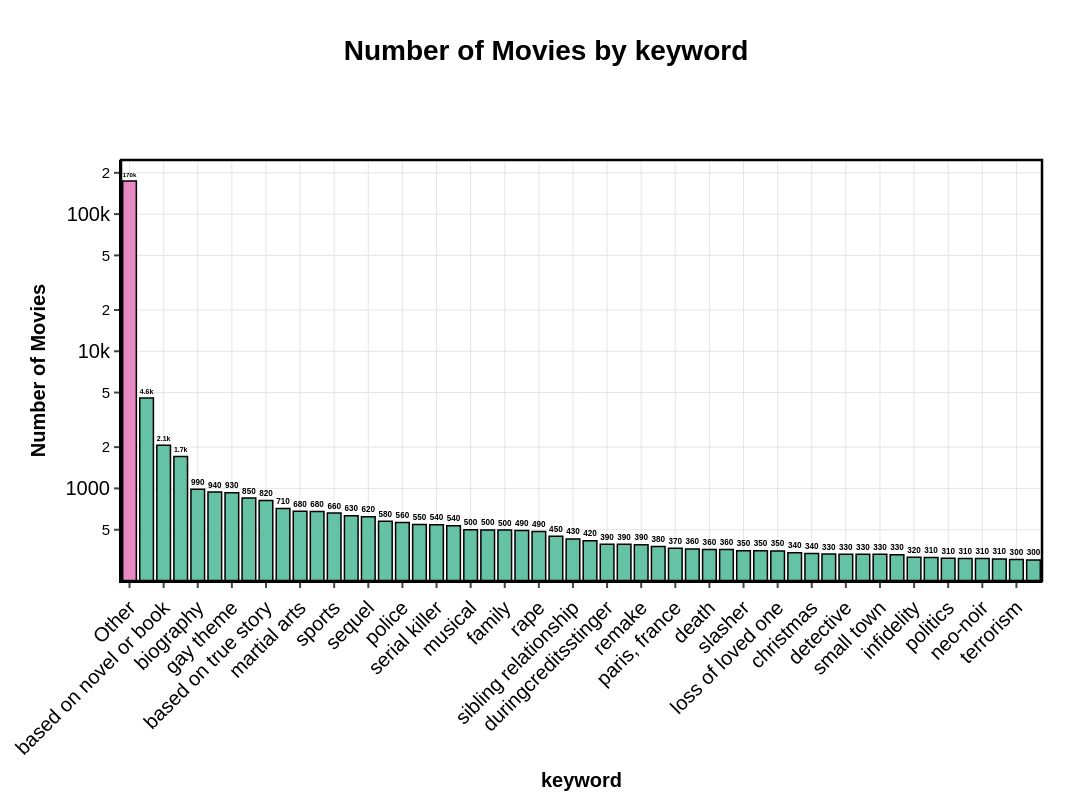

This figure's notebook cell:
### Code cell
plot_and_export_categorical_distribution(keywords, "keyword_name", "keyword", 300, print_stats=True, filename_prefix="step_1")

### Figure 1 — Plotly figure (JSON) as saved in the notebook; plotly's stock layout.template omitted (floating-point values rounded to 4 significant figures)
{"data": [{"alignmentgroup": "True", "hovertemplate": "grouped=%{x}<br>total=%{text}<extra></extra>", "legendgroup": "Other", "marker": {"color": "#E78AC3", "line": {"color": "#000000", "width": 1.5}, "pattern": {"shape": ""}}, "name": "Other", "offsetgroup": "Other", "orientation": "v", "showlegend": true, "text": [174187], "textangle": 0, "textfont": {"color": "#000000", "size": 16}, "textposition": "outside", "texttemplate": "<b>%{text:.2s}</b>", "type": "bar", "x": ["Other"], "xaxis": "x", "y": [174187], "yaxis": "y"}, {"alignmentgroup": "True", "hovertemplate": "grouped=%{x}<br>total=%{text}<extra></extra>", "legendgroup": "woman director", "marker": {"color": "#66C2A5", "line": {"color": "#000000", "width": 1.5}, "pattern": {"shape": ""}}, "name": "woman director", "offsetgroup": "woman director", "orientation": "v", "showlegend": true, "text": [4570], "textangle": 0, "textfont": {"color": "#000000", "size": 16}, "textposition": "outside", "texttemplate": "<b>%{text:.2s}</b>", "type": "bar", "x": ["woman director"], "xaxis": "x", "y": [4570], "yaxis": "y"}, {"alignmentgroup": "True", "hovertemplate": "grouped=%{x}<br>total=%{text}<extra></extra>", "legendgroup": "based on novel or book", "marker": {"color": "#66C2A5", "line": {"color": "#000000", "width": 1.5}, "pattern": {"shape": ""}}, "name": "based on novel or book", "offsetgroup": "based on novel or book", "orientation": "v", "showlegend": true, "text": [2064], "textangle": 0, "textfont": {"color": "#000000", "size": 16}, "textposition": "outside", "texttemplate": "<b>%{text:.2s}</b>", "type": "bar", "x": ["based on novel or book"], "xaxis": "x", "y": [2064], "yaxis": "y"}, {"alignmentgroup": "True", "hovertemplate": "grouped=%{x}<br>total=%{text}<extra></extra>", "legendgroup": "murder", "marker": {"color": "#66C2A5", "line": {"color": "#000000", "width": 1.5}, "pattern": {"shape": ""}}, "name": "murder", "offsetgroup": "murder", "orientation": "v", "showlegend": true, "text": [1709], "textangle": 0, "textfont": {"color": "#000000", "size": 16}, "textposition": "outside", "texttemplate": "<b>%{text:.2s}</b>", "type": "bar", "x": ["murder"], "xaxis": "x", "y": [1709], "yaxis": "y"}, {"alignmentgroup": "True", "hovertemplate": "grouped=%{x}<br>total=%{text}<extra></extra>", "legendgroup": "biography", "marker": {"color": "#66C2A5", "line": {"color": "#000000", "width": 1.5}, "pattern": {"shape": ""}}, "name": "biography", "offsetgroup": "biography", "orientation": "v", "showlegend": true, "text": [986], "textangle": 0, "textfont": {"color": "#000000", "size": 16}, "textposition": "outside", "texttemplate": "<b>%{text:.2s}</b>", "type": "bar", "x": ["biography"], "xaxis": "x", "y": [986], "yaxis": "y"}, {"alignmentgroup": "True", "hovertemplate": "grouped=%{x}<br>total=%{text}<extra></extra>", "legendgroup": "revenge", "marker": {"color": "#66C2A5", "line": {"color": "#000000", "width": 1.5}, "pattern": {"shape": ""}}, "name": "revenge", "offsetgroup": "revenge", "orientation": "v", "showlegend": true, "text": [941], "textangle": 0, "textfont": {"color": "#000000", "size": 16}, "textposition": "outside", "texttemplate": "<b>%{text:.2s}</b>", "type": "bar", "x": ["revenge"], "xaxis": "x", "y": [941], "yaxis": "y"}, {"alignmentgroup": "True", "hovertemplate": "grouped=%{x}<br>total=%{text}<extra></extra>", "legendgroup": "gay theme", "marker": {"color": "#66C2A5", "line": {"color": "#000000", "width": 1.5}, "pattern": {"shape": ""}}, "name": "gay theme", "offsetgroup": "gay theme", "orientation": "v", "showlegend": true, "text": [929], "textangle": 0, "textfont": {"color": "#000000", "size": 16}, "textposition": "outside", "texttemplate": "<b>%{text:.2s}</b>", "type": "bar", "x": ["gay theme"], "xaxis": "x", "y": [929], "yaxis": "y"}, {"alignmentgroup": "True", "hovertemplate": "grouped=%{x}<br>total=%{text}<extra></extra>", "legendgroup": "lgbt", "marker": {"color": "#66C2A5", "line": {"color": "#000000", "width": 1.5}, "pattern": {"shape": ""}}, "name": "lgbt", "offsetgroup": "lgbt", "orientation": "v", "showlegend": true, "text": [850], "textangle": 0, "textfont": {"color": "#000000", "size": 16}, "textposition": "outside", "texttemplate": "<b>%{text:.2s}</b>", "type": "bar", "x": ["lgbt"], "xaxis": "x", "y": [850], "yaxis": "y"}, {"alignmentgroup": "True", "hovertemplate": "grouped=%{x}<br>total=%{text}<extra></extra>", "legendgroup": "based on true story", "marker": {"color": "#66C2A5", "line": {"color": "#000000", "width": 1.5}, "pattern": {"shape": ""}}, "name": "based on true story", "offsetgroup": "based on true story", "orientation": "v", "showlegend": true, "text": [816], "textangle": 0, "textfont": {"color": "#000000", "size": 16}, "textposition": "outside", "texttemplate": "<b>%{text:.2s}</b>", "type": "bar", "x": ["based on true story"], "xaxis": "x", "y": [816], "yaxis": "y"}, {"alignmentgroup": "True", "hovertemplate": "grouped=%{x}<br>total=%{text}<extra></extra>", "legendgroup": "love", "marker": {"color": "#66C2A5", "line": {"color": "#000000", "width": 1.5}, "pattern": {"shape": ""}}, "name": "love", "offsetgroup": "love", "orientation": "v", "showlegend": true, "text": [714], "textangle": 0, "textfont": {"color": "#000000", "size": 16}, "textposition": "outside", "texttemplate": "<b>%{text:.2s}</b>", "type": "bar", "x": ["love"], "xaxis": "x", "y": [714], "yaxis": "y"}, {"alignmentgroup": "True", "hovertemplate": "grouped=%{x}<br>total=%{text}<extra></extra>", "legendgroup": "martial arts", "marker": {"color": "#66C2A5", "line": {"color": "#000000", "width": 1.5}, "pattern": {"shape": ""}}, "name": "martial arts", "offsetgroup": "martial arts", "orientation": "v", "showlegend": true, "text": [683], "textangle": 0, "textfont": {"color": "#000000", "size": 16}, "textposition": "outside", "texttemplate": "<b>%{text:.2s}</b>", "type": "bar", "x": ["martial arts"], "xaxis": "x", "y": [683], "yaxis": "y"}, {"alignmentgroup": "True", "hovertemplate": "grouped=%{x}<br>total=%{text}<extra></extra>", "legendgroup": "new york city", "marker": {"color": "#66C2A5", "line": {"color": "#000000", "width": 1.5}, "pattern": {"shape": ""}}, "name": "new york city", "offsetgroup": "new york city", "orientation": "v", "showlegend": true, "text": [680], "textangle": 0, "textfont": {"color": "#000000", "size": 16}, "textposition": "outside", "texttemplate": "<b>%{text:.2s}</b>", "type": "bar", "x": ["new york city"], "xaxis": "x", "y": [680], "yaxis": "y"}, {"alignmentgroup": "True", "hovertemplate": "grouped=%{x}<br>total=%{text}<extra></extra>", "legendgroup": "sports", "marker": {"color": "#66C2A5", "line": {"color": "#000000", "width": 1.5}, "pattern": {"shape": ""}}, "name": "sports", "offsetgroup": "sports", "orientation": "v", "showlegend": true, "text": [661], "textangle": 0, "textfont": {"color": "#000000", "size": 16}, "textposition": "outside", "texttemplate": "<b>%{text:.2s}</b>", "type": "bar", "x": ["sports"], "xaxis": "x", "y": [661], "yaxis": "y"}, {"alignmentgroup": "True", "hovertemplate": "grouped=%{x}<br>total=%{text}<extra></extra>", "legendgroup": "friendship", "marker": {"color": "#66C2A5", "line": {"color": "#000000", "width": 1.5}, "pattern": {"shape": ""}}, "name": "friendship", "offsetgroup": "friendship", "orientation": "v", "showlegend": true, "text": [631], "textangle": 0, "textfont": {"color": "#000000", "size": 16}, "textposition": "outside", "texttemplate": "<b>%{text:.2s}</b>", "type": "bar", "x": ["friendship"], "xaxis": "x", "y": [631], "yaxis": "y"}, {"alignmentgroup": "True", "hovertemplate": "grouped=%{x}<br>total=%{text}<extra></extra>", "legendgroup": "sequel", "marker": {"color": "#66C2A5", "line": {"color": "#000000", "width": 1.5}, "pattern": {"shape": ""}}, "name": "sequel", "offsetgroup": "sequel", "orientation": "v", "showlegend": true, "text": [621], "textangle": 0, "textfont": {"color": "#000000", "size": 16}, "textposition": "outside", "texttemplate": "<b>%{text:.2s}</b>", "type": "bar", "x": ["sequel"], "xaxis": "x", "y": [621], "yaxis": "y"}, {"alignmentgroup": "True", "hovertemplate": "grouped=%{x}<br>total=%{text}<extra></extra>", "legendgroup": "coming of age", "marker": {"color": "#66C2A5", "line": {"color": "#000000", "width": 1.5}, "pattern": {"shape": ""}}, "name": "coming of age", "offsetgroup": "coming of age", "orientation": "v", "showlegend": true, "text": [576], "textangle": 0, "textfont": {"color": "#000000", "size": 16}, "textposition": "outside", "texttemplate": "<b>%{text:.2s}</b>", "type": "bar", "x": ["coming of age"], "xaxis": "x", "y": [576], "yaxis": "y"}, {"alignmentgroup": "True", "hovertemplate": "grouped=%{x}<br>total=%{text}<extra></extra>", "legendgroup": "police", "marker": {"color": "#66C2A5", "line": {"color": "#000000", "width": 1.5}, "pattern": {"shape": ""}}, "name": "police", "offsetgroup": "police", "orientation": "v", "showlegend": true, "text": [564], "textangle": 0, "textfont": {"color": "#000000", "size": 16}, "textposition": "outside", "texttemplate": "<b>%{text:.2s}</b>", "type": "bar", "x": ["police"], "xaxis": "x", "y": [564], "yaxis": "y"}, {"alignmentgroup": "True", "hovertemplate": "grouped=%{x}<br>total=%{text}<extra></extra>", "legendgroup": "drugs", "marker": {"color": "#66C2A5", "line": {"color": "#000000", "width": 1.5}, "pattern": {"shape": ""}}, "name": "drugs", "offsetgroup": "drugs", "orientation": "v", "showlegend": true, "text": [545], "textangle": 0, "textfont": {"color": "#000000", "size": 16}, "textposition": "outside", "texttemplate": "<b>%{text:.2s}</b>", "type": "bar", "x": ["drugs"], "xaxis": "x", "y": [545], "yaxis": "y"}, {"alignmentgroup": "True", "hovertemplate": "grouped=%{x}<br>total=%{text}<extra></extra>", "legendgroup": "serial killer", "marker": {"color": "#66C2A5", "line": {"color": "#000000", "width": 1.5}, "pattern": {"shape": ""}}, "name": "serial killer", "offsetgroup": "serial killer", "orientation": "v", "showlegend": true, "text": [544], "textangle": 0, "textfont": {"color": "#000000", "size": 16}, "textposition": "outside", "texttemplate": "<b>%{text:.2s}</b>", "type": "bar", "x": ["serial killer"], "xaxis": "x", "y": [544], "yaxis": "y"}, {"alignmentgroup": "True", "hovertemplate": "grouped=%{x}<br>total=%{text}<extra></extra>", "legendgroup": "parent child relationship", "marker": {"color": "#66C2A5", "line": {"color": "#000000", "width": 1.5}, "pattern": {"shape": ""}}, "name": "parent child relationship", "offsetgroup": "parent child relationship", "orientation": "v", "showlegend": true, "text": [535], "textangle": 0, "textfont": {"color": "#000000", "size": 16}, "textposition": "outside", "texttemplate": "<b>%{text:.2s}</b>", "type": "bar", "x": ["parent child relationship"], "xaxis": "x", "y": [535], "yaxis": "y"}, {"alignmentgroup": "True", "hovertemplate": "grouped=%{x}<br>total=%{text}<extra></extra>", "legendgroup": "musical", "marker": {"color": "#66C2A5", "line": {"color": "#000000", "width": 1.5}, "pattern": {"shape": ""}}, "name": "musical", "offsetgroup": "musical", "orientation": "v", "showlegend": true, "text": [500], "textangle": 0, "textfont": {"color": "#000000", "size": 16}, "textposition": "outside", "texttemplate": "<b>%{text:.2s}</b>", "type": "bar", "x": ["musical"], "xaxis": "x", "y": [500], "yaxis": "y"}, {"alignmentgroup": "True", "hovertemplate": "grouped=%{x}<br>total=%{text}<extra></extra>", "legendgroup": "world war ii", "marker": {"color": "#66C2A5", "line": {"color": "#000000", "width": 1.5}, "pattern": {"shape": ""}}, "name": "world war ii", "offsetgroup": "world war ii", "orientation": "v", "showlegend": true, "text": [498], "textangle": 0, "textfont": {"color": "#000000", "size": 16}, "textposition": "outside", "texttemplate": "<b>%{text:.2s}</b>", "type": "bar", "x": ["world war ii"], "xaxis": "x", "y": [498], "yaxis": "y"}, {"alignmentgroup": "True", "hovertemplate": "grouped=%{x}<br>total=%{text}<extra></extra>", "legendgroup": "family", "marker": {"color": "#66C2A5", "line": {"color": "#000000", "width": 1.5}, "pattern": {"shape": ""}}, "name": "family", "offsetgroup": "family", "orientation": "v", "showlegend": true, "text": [497], "textangle": 0, "textfont": {"color": "#000000", "size": 16}, "textposition": "outside", "texttemplate": "<b>%{text:.2s}</b>", "type": "bar", "x": ["family"], "xaxis": "x", "y": [497], "yaxis": "y"}, {"alignmentgroup": "True", "hovertemplate": "grouped=%{x}<br>total=%{text}<extra></extra>", "legendgroup": "kidnapping", "marker": {"color": "#66C2A5", "line": {"color": "#000000", "width": 1.5}, "pattern": {"shape": ""}}, "name": "kidnapping", "offsetgroup": "kidnapping", "orientation": "v", "showlegend": true, "text": [493], "textangle": 0, "textfont": {"color": "#000000", "size": 16}, "textposition": "outside", "texttemplate": "<b>%{text:.2s}</b>", "type": "bar", "x": ["kidnapping"], "xaxis": "x", "y": [493], "yaxis": "y"}, {"alignmentgroup": "True", "hovertemplate": "grouped=%{x}<br>total=%{text}<extra></extra>", "legendgroup": "rape", "marker": {"color": "#66C2A5", "line": {"color": "#000000", "width": 1.5}, "pattern": {"shape": ""}}, "name": "rape", "offsetgroup": "rape", "orientation": "v", "showlegend": true, "text": [485], "textangle": 0, "textfont": {"color": "#000000", "size": 16}, "textposition": "outside", "texttemplate": "<b>%{text:.2s}</b>", "type": "bar", "x": ["rape"], "xaxis": "x", "y": [485], "yaxis": "y"}, {"alignmentgroup": "True", "hovertemplate": "grouped=%{x}<br>total=%{text}<extra></extra>", "legendgroup": "high school", "marker": {"color": "#66C2A5", "line": {"color": "#000000", "width": 1.5}, "pattern": {"shape": ""}}, "name": "high school", "offsetgroup": "high school", "orientation": "v", "showlegend": true, "text": [448], "textangle": 0, "textfont": {"color": "#000000", "size": 16}, "textposition": "outside", "texttemplate": "<b>%{text:.2s}</b>", "type": "bar", "x": ["high school"], "xaxis": "x", "y": [448], "yaxis": "y"}, {"alignmentgroup": "True", "hovertemplate": "grouped=%{x}<br>total=%{text}<extra></extra>", "legendgroup": "sibling relationship", "marker": {"color": "#66C2A5", "line": {"color": "#000000", "width": 1.5}, "pattern": {"shape": ""}}, "name": "sibling relationship", "offsetgroup": "sibling relationship", "orientation": "v", "showlegend": true, "text": [428], "textangle": 0, "textfont": {"color": "#000000", "size": 16}, "textposition": "outside", "texttemplate": "<b>%{text:.2s}</b>", "type": "bar", "x": ["sibling relationship"], "xaxis": "x", "y": [428], "yaxis": "y"}, {"alignmentgroup": "True", "hovertemplate": "grouped=%{x}<br>total=%{text}<extra></extra>", "legendgroup": "los angeles, california", "marker": {"color": "#66C2A5", "line": {"color": "#000000", "width": 1.5}, "pattern": {"shape": ""}}, "name": "los angeles, california", "offsetgroup": "los angeles, california", "orientation": "v", "showlegend": true, "text": [415], "textangle": 0, "textfont": {"color": "#000000", "size": 16}, "textposition": "outside", "texttemplate": "<b>%{text:.2s}</b>", "type": "bar", "x": ["los angeles, california"], "xaxis": "x", "y": [415], "yaxis": "y"}, {"alignmentgroup": "True", "hovertemplate": "grouped=%{x}<br>total=%{text}<extra></extra>", "legendgroup": "duringcreditsstinger", "marker": {"color": "#66C2A5", "line": {"color": "#000000", "width": 1.5}, "pattern": {"shape": ""}}, "name": "duringcreditsstinger", "offsetgroup": "duringcreditsstinger", "orientation": "v", "showlegend": true, "text": [392], "textangle": 0, "textfont": {"color": "#000000", "size": 16}, "textposition": "outside", "texttemplate": "<b>%{text:.2s}</b>", "type": "bar", "x": ["duringcreditsstinger"], "xaxis": "x", "y": [392], "yaxis": "y"}, {"alignmentgroup": "True", "hovertemplate": "grouped=%{x}<br>total=%{text}<extra></extra>", "legendgroup": "prison", "marker": {"color": "#66C2A5", "line": {"color": "#000000", "width": 1.5}, "pattern": {"shape": ""}}, "name": "prison", "offsetgroup": "prison", "orientation": "v", "showlegend": true, "text": [392], "textangle": 0, "textfont": {"color": "#000000", "size": 16}, "textposition": "outside", "texttemplate": "<b>%{text:.2s}</b>", "type": "bar", "x": ["prison"], "xaxis": "x", "y": [392], "yaxis": "y"}, {"alignmentgroup": "True", "hovertemplate": "grouped=%{x}<br>total=%{text}<extra></extra>", "legendgroup": "remake", "marker": {"color": "#66C2A5", "line": {"color": "#000000", "width": 1.5}, "pattern": {"shape": ""}}, "name": "remake", "offsetgroup": "remake", "orientation": "v", "showlegend": true, "text": [388], "textangle": 0, "textfont": {"color": "#000000", "size": 16}, "textposition": "outside", "texttemplate": "<b>%{text:.2s}</b>", "type": "bar", "x": ["remake"], "xaxis": "x", "y": [388], "yaxis": "y"}, {"alignmentgroup": "True", "hovertemplate": "grouped=%{x}<br>total=%{text}<extra></extra>", "legendgroup": "suicide", "marker": {"color": "#66C2A5", "line": {"color": "#000000", "width": 1.5}, "pattern": {"shape": ""}}, "name": "suicide", "offsetgroup": "suicide", "orientation": "v", "showlegend": true, "text": [377], "textangle": 0, "textfont": {"color": "#000000", "size": 16}, "textposition": "outside", "texttemplate": "<b>%{text:.2s}</b>", "type": "bar", "x": ["suicide"], "xaxis": "x", "y": [377], "yaxis": "y"}, {"alignmentgroup": "True", "hovertemplate": "grouped=%{x}<br>total=%{text}<extra></extra>", "legendgroup": "paris, france", "marker": {"color": "#66C2A5", "line": {"color": "#000000", "width": 1.5}, "pattern": {"shape": ""}}, "name": "paris, france", "offsetgroup": "paris, france", "orientation": "v", "showlegend": true, "text": [367], "textangle": 0, "textfont": {"color": "#000000", "size": 16}, "textposition": "outside", "texttemplate": "<b>%{text:.2s}</b>", "type": "bar", "x": ["paris, france"], "xaxis": "x", "y": [367], "yaxis": "y"}, {"alignmentgroup": "True", "hovertemplate": "grouped=%{x}<br>total=%{text}<extra></extra>", "legendgroup": "romance", "marker": {"color": "#66C2A5", "line": {"color": "#000000", "width": 1.5}, "pattern": {"shape": ""}}, "name": "romance", "offsetgroup": "romance", "orientation": "v", "showlegend": true, "text": [362], "textangle": 0, "textfont": {"color": "#000000", "size": 16}, "textposition": "outside", "texttemplate": "<b>%{text:.2s}</b>", "type": "bar", "x": ["romance"], "xaxis": "x", "y": [362], "yaxis": "y"}, {"alignmentgroup": "True", "hovertemplate": "grouped=%{x}<br>total=%{text}<extra></extra>", "legendgroup": "death", "marker": {"color": "#66C2A5", "line": {"color": "#000000", "width": 1.5}, "pattern": {"shape": ""}}, "name": "death", "offsetgroup": "death", "orientation": "v", "showlegend": true, "text": [359], "textangle": 0, "textfont": {"color": "#000000", "size": 16}, "textposition": "outside", "texttemplate": "<b>%{text:.2s}</b>", "type": "bar", "x": ["death"], "xaxis": "x", "y": [359], "yaxis": "y"}, {"alignmentgroup": "True", "hovertemplate": "grouped=%{x}<br>total=%{text}<extra></extra>", "legendgroup": "1970s", "marker": {"color": "#66C2A5", "line": {"color": "#000000", "width": 1.5}, "pattern": {"shape": ""}}, "name": "1970s", "offsetgroup": "1970s", "orientation": "v", "showlegend": true, "text": [358], "textangle": 0, "textfont": {"color": "#000000", "size": 16}, "textposition": "outside", "texttemplate": "<b>%{text:.2s}</b>", "type": "bar", "x": ["1970s"], "xaxis": "x", "y": [358], "yaxis": "y"}, {"alignmentgroup": "True", "hovertemplate": "grouped=%{x}<br>total=%{text}<extra></extra>", "legendgroup": "slasher", "marker": {"color": "#66C2A5", "line": {"color": "#000000", "width": 1.5}, "pattern": {"shape": ""}}, "name": "slasher", "offsetgroup": "slasher", "orientation": "v", "showlegend": true, "text": [352], "textangle": 0, "textfont": {"color": "#000000", "size": 16}, "textposition": "outside", "texttemplate": "<b>%{text:.2s}</b>", "type": "bar", "x": ["slasher"], "xaxis": "x", "y": [352], "yaxis": "y"}, {"alignmentgroup": "True", "hovertemplate": "grouped=%{x}<br>total=%{text}<extra></extra>", "legendgroup": "husband wife relationship", "marker": {"color": "#66C2A5", "line": {"color": "#000000", "width": 1.5}, "pattern": {"shape": ""}}, "name": "husband wife relationship", "offsetgroup": "husband wife relationship", "orientation": "v", "showlegend": true, "text": [351], "textangle": 0, "textfont": {"color": "#000000", "size": 16}, "textposition": "outside", "texttemplate": "<b>%{text:.2s}</b>", "type": "bar", "x": ["husband wife relationship"], "xaxis": "x", "y": [351], "yaxis": "y"}, {"alignmentgroup": "True", "hovertemplate": "grouped=%{x}<br>total=%{text}<extra></extra>", "legendgroup": "loss of loved one", "marker": {"color": "#66C2A5", "line": {"color": "#000000", "width": 1.5}, "pattern": {"shape": ""}}, "name": "loss of loved one", "offsetgroup": "loss of loved one", "orientation": "v", "showlegend": true, "text": [350], "textangle": 0, "textfont": {"color": "#000000", "size": 16}, "textposition": "outside", "texttemplate": "<b>%{text:.2s}</b>", "type": "bar", "x": ["loss of loved one"], "xaxis": "x", "y": [350], "yaxis": "y"}, {"alignmentgroup": "True", "hovertemplate": "grouped=%{x}<br>total=%{text}<extra></extra>", "legendgroup": "prostitute", "marker": {"color": "#66C2A5", "line": {"color": "#000000", "width": 1.5}, "pattern": {"shape": ""}}, "name": "prostitute", "offsetgroup": "prostitute", "orientation": "v", "showlegend": true, "text": [339], "textangle": 0, "textfont": {"color": "#000000", "size": 16}, "textposition": "outside", "texttemplate": "<b>%{text:.2s}</b>", "type": "bar", "x": ["prostitute"], "xaxis": "x", "y": [339], "yaxis": "y"}, {"alignmentgroup": "True", "hovertemplate": "grouped=%{x}<br>total=%{text}<extra></extra>", "legendgroup": "christmas", "marker": {"color": "#66C2A5", "line": {"color": "#000000", "width": 1.5}, "pattern": {"shape": ""}}, "name": "christmas", "offsetgroup": "christmas", "orientation": "v", "showlegend": true, "text": [336], "textangle": 0, "textfont": {"color": "#000000", "size": 16}, "textposition": "outside", "texttemplate": "<b>%{text:.2s}</b>", "type": "bar", "x": ["christmas"], "xaxis": "x", "y": [336], "yaxis": "y"}, {"alignmentgroup": "True", "hovertemplate": "grouped=%{x}<br>total=%{text}<extra></extra>", "legendgroup": "dark comedy", "marker": {"color": "#66C2A5", "line": {"color": "#000000", "width": 1.5}, "pattern": {"shape": ""}}, "name": "dark comedy", "offsetgroup": "dark comedy", "orientation": "v", "showlegend": true, "text": [332], "textangle": 0, "textfont": {"color": "#000000", "size": 16}, "textposition": "outside", "texttemplate": "<b>%{text:.2s}</b>", "type": "bar", "x": ["dark comedy"], "xaxis": "x", "y": [332], "yaxis": "y"}, {"alignmentgroup": "True", "hovertemplate": "grouped=%{x}<br>total=%{text}<extra></extra>", "legendgroup": "detective", "marker": {"color": "#66C2A5", "line": {"color": "#000000", "width": 1.5}, "pattern": {"shape": ""}}, "name": "detective", "offsetgroup": "detective", "orientation": "v", "showlegend": true, "text": [331], "textangle": 0, "textfont": {"color": "#000000", "size": 16}, "textposition": "outside", "texttemplate": "<b>%{text:.2s}</b>", "type": "bar", "x": ["detective"], "xaxis": "x", "y": [331], "yaxis": "y"}, {"alignmentgroup": "True", "hovertemplate": "grouped=%{x}<br>total=%{text}<extra></extra>", "legendgroup": "london, england", "marker": {"color": "#66C2A5", "line": {"color": "#000000", "width": 1.5}, "pattern": {"shape": ""}}, "name": "london, england", "offsetgroup": "london, england", "orientation": "v", "showlegend": true, "text": [331], "textangle": 0, "textfont": {"color": "#000000", "size": 16}, "textposition": "outside", "texttemplate": "<b>%{text:.2s}</b>", "type": "bar", "x": ["london, england"], "xaxis": "x", "y": [331], "yaxis": "y"}, {"alignmentgroup": "True", "hovertemplate": "grouped=%{x}<br>total=%{text}<extra></extra>", "legendgroup": "small town", "marker": {"color": "#66C2A5", "line": {"color": "#000000", "width": 1.5}, "pattern": {"shape": ""}}, "name": "small town", "offsetgroup": "small town", "orientation": "v", "showlegend": true, "text": [331], "textangle": 0, "textfont": {"color": "#000000", "size": 16}, "textposition": "outside", "texttemplate": "<b>%{text:.2s}</b>", "type": "bar", "x": ["small town"], "xaxis": "x", "y": [331], "yaxis": "y"}, {"alignmentgroup": "True", "hovertemplate": "grouped=%{x}<br>total=%{text}<extra></extra>", "legendgroup": "japan", "marker": {"color": "#66C2A5", "line": {"color": "#000000", "width": 1.5}, "pattern": {"shape": ""}}, "name": "japan", "offsetgroup": "japan", "orientation": "v", "showlegend": true, "text": [328], "textangle": 0, "textfont": {"color": "#000000", "size": 16}, "textposition": "outside", "texttemplate": "<b>%{text:.2s}</b>", "type": "bar", "x": ["japan"], "xaxis": "x", "y": [328], "yaxis": "y"}, {"alignmentgroup": "True", "hovertemplate": "grouped=%{x}<br>total=%{text}<extra></extra>", "legendgroup": "infidelity", "marker": {"color": "#66C2A5", "line": {"color": "#000000", "width": 1.5}, "pattern": {"shape": ""}}, "name": "infidelity", "offsetgroup": "infidelity", "orientation": "v", "showlegend": true, "text": [315], "textangle": 0, "textfont": {"color": "#000000", "size": 16}, "textposition": "outside", "texttemplate": "<b>%{text:.2s}</b>", "type": "bar", "x": ["infidelity"], "xaxis": "x", "y": [315], "yaxis": "y"}, {"alignmentgroup": "True", "hovertemplate": "grouped=%{x}<br>total=%{text}<extra></extra>", "legendgroup": "gangster", "marker": {"color": "#66C2A5", "line": {"color": "#000000", "width": 1.5}, "pattern": {"shape": ""}}, "name": "gangster", "offsetgroup": "gangster", "orientation": "v", "showlegend": true, "text": [313], "textangle": 0, "textfont": {"color": "#000000", "size": 16}, "textposition": "outside", "texttemplate": "<b>%{text:.2s}</b>", "type": "bar", "x": ["gangster"], "xaxis": "x", "y": [313], "yaxis": "y"}, {"alignmentgroup": "True", "hovertemplate": "grouped=%{x}<br>total=%{text}<extra></extra>", "legendgroup": "politics", "marker": {"color": "#66C2A5", "line": {"color": "#000000", "width": 1.5}, "pattern": {"shape": ""}}, "name": "politics", "offsetgroup": "politics", "orientation": "v", "showlegend": true, "text": [310], "textangle": 0, "textfont": {"color": "#000000", "size": 16}, "textposition": "outside", "texttemplate": "<b>%{text:.2s}</b>", "type": "bar", "x": ["politics"], "xaxis": "x", "y": [310], "yaxis": "y"}, {"alignmentgroup": "True", "hovertemplate": "grouped=%{x}<br>total=%{text}<extra></extra>", "legendgroup": "erotic movie", "marker": {"color": "#66C2A5", "line": {"color": "#000000", "width": 1.5}, "pattern": {"shape": ""}}, "name": "erotic movie", "offsetgroup": "erotic movie", "orientation": "v", "showlegend": true, "text": [309], "textangle": 0, "textfont": {"color": "#000000", "size": 16}, "textposition": "outside", "texttemplate": "<b>%{text:.2s}</b>", "type": "bar", "x": ["erotic movie"], "xaxis": "x", "y": [309], "yaxis": "y"}, {"alignmentgroup": "True", "hovertemplate": "grouped=%{x}<br>total=%{text}<extra></extra>", "legendgroup": "neo-noir", "marker": {"color": "#66C2A5", "line": {"color": "#000000", "width": 1.5}, "pattern": {"shape": ""}}, "name": "neo-noir", "offsetgroup": "neo-noir", "orientation": "v", "showlegend": true, "text": [308], "textangle": 0, "textfont": {"color": "#000000", "size": 16}, "textposition": "outside", "texttemplate": "<b>%{text:.2s}</b>", "type": "bar", "x": ["neo-noir"], "xaxis": "x", "y": [308], "yaxis": "y"}, {"alignmentgroup": "True", "hovertemplate": "grouped=%{x}<br>total=%{text}<extra></extra>", "legendgroup": "vampire", "marker": {"color": "#66C2A5", "line": {"color": "#000000", "width": 1.5}, "pattern": {"shape": ""}}, "name": "vampire", "offsetgroup": "vampire", "orientation": "v", "showlegend": true, "text": [306], "textangle": 0, "textfont": {"color": "#000000", "size": 16}, "textposition": "outside", "texttemplate": "<b>%{text:.2s}</b>", "type": "bar", "x": ["vampire"], "xaxis": "x", "y": [306], "yaxis": "y"}, {"alignmentgroup": "True", "hovertemplate": "grouped=%{x}<br>total=%{text}<extra></extra>", "legendgroup": "terrorism", "marker": {"color": "#66C2A5", "line": {"color": "#000000", "width": 1.5}, "pattern": {"shape": ""}}, "name": "terrorism", "offsetgroup": "terrorism", "orientation": "v", "showlegend": true, "text": [303], "textangle": 0, "textfont": {"color": "#000000", "size": 16}, "textposition": "outside", "texttemplate": "<b>%{text:.2s}</b>", "type": "bar", "x": ["terrorism"], "xaxis": "x", "y": [303], "yaxis": "y"}, {"alignmentgroup": "True", "hovertemplate": "grouped=%{x}<br>total=%{text}<extra></extra>", "legendgroup": "zombie", "marker": {"color": "#66C2A5", "line": {"color": "#000000", "width": 1.5}, "pattern": {"shape": ""}}, "name": "zombie", "offsetgroup": "zombie", "orientation": "v", "showlegend": true, "text": [301], "textangle": 0, "textfont": {"color": "#000000", "size": 16}, "textposition": "outside", "texttemplate": "<b>%{text:.2s}</b>", "type": "bar", "x": ["zombie"], "xaxis": "x", "y": [301], "yaxis": "y"}], "layout": {"bargap": 0.2, "barmode": "relative", "font": {"color": "#000000", "family": "Arial", "size": 20}, "height": 800, "legend": {"bgcolor": "rgba(255, 255, 255, 0.8)", "bordercolor": "#000000", "borderwidth": 2.5, "font": {"size": 20}, "orientation": "h", "title": {"text": "grouped"}, "tracegroupgap": 0, "x": 1, "xanchor": "right", "y": 1.02, "yanchor": "bottom"}, "margin": {"b": 80, "l": 100, "r": 50, "t": 160}, "paper_bgcolor": "white", "plot_bgcolor": "white", "shapes": [{"fillcolor": "rgba(0,0,0,0)", "line": {"color": "#000000", "width": 2.5}, "type": "rect", "x0": 0, "x1": 1, "xref": "paper", "y0": 0, "y1": 1, "yref": "paper"}], "showlegend": false, "title": {"font": {"color": "#000000", "size": 28}, "text": "<b>Number of Movies by keyword</b>", "x": 0.5, "xanchor": "center", "y": 0.95, "yanchor": "top"}, "width": 1200, "xaxis": {"anchor": "y", "categoryarray": ["Other", "woman director", "based on novel or book", "murder", "biography", "revenge", "gay theme", "lgbt", "based on true story", "love", "martial arts", "new york city", "sports", "friendship", "sequel", "coming of age", "police", "drugs", "serial killer", "parent child relationship", "musical", "world war ii", "family", "kidnapping", "rape", "high school", "sibling relationship", "los angeles, california", "duringcreditsstinger", "prison", "remake", "suicide", "paris, france", "romance", "death", "1970s", "slasher", "husband wife relationship", "loss of loved one", "prostitute", "christmas", "dark comedy", "detective", "london, england", "small town", "japan", "infidelity", "gangster", "politics", "erotic movie", "neo-noir", "vampire", "terrorism", "zombie"], "categoryorder": "array", "domain": [0, 1], "gridcolor": "#E5E5E5", "gridwidth": 1, "linecolor": "#000000", "linewidth": 2, "showgrid": true, "tickangle": -45, "tickfont": {"size": 20}, "ticks": "outside", "tickwidth": 2, "title": {"font": {"color": "#000000", "size": 20}, "text": "<b>keyword</b>"}}, "yaxis": {"anchor": "x", "domain": [0, 1], "gridcolor": "#E5E5E5", "gridwidth": 1, "linecolor": "#000000", "linewidth": 2, "showgrid": true, "tickfont": {"size": 20}, "ticks": "outside", "tickwidth": 2, "title": {"font": {"color": "#000000", "size": 20}, "text": "<b>Number of Movies</b>"}, "type": "log", "zeroline": true, "zerolinecolor": "#000000", "zerolinewidth": 2}}}
